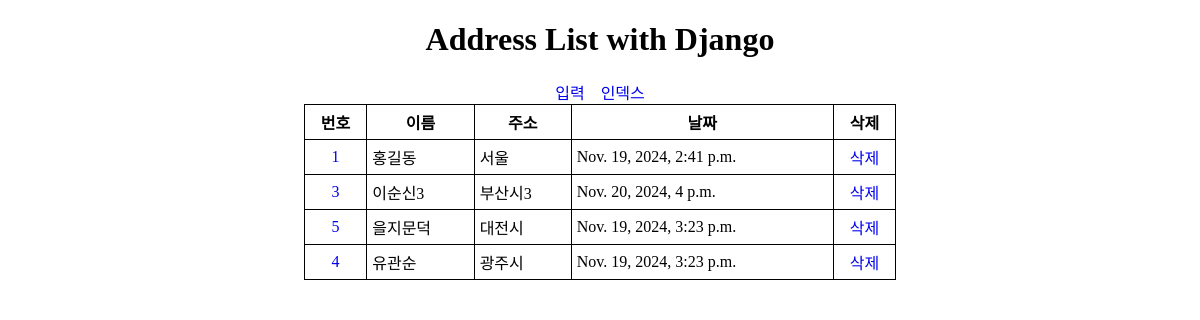
/list/, run on an earlier commit of the app's database.
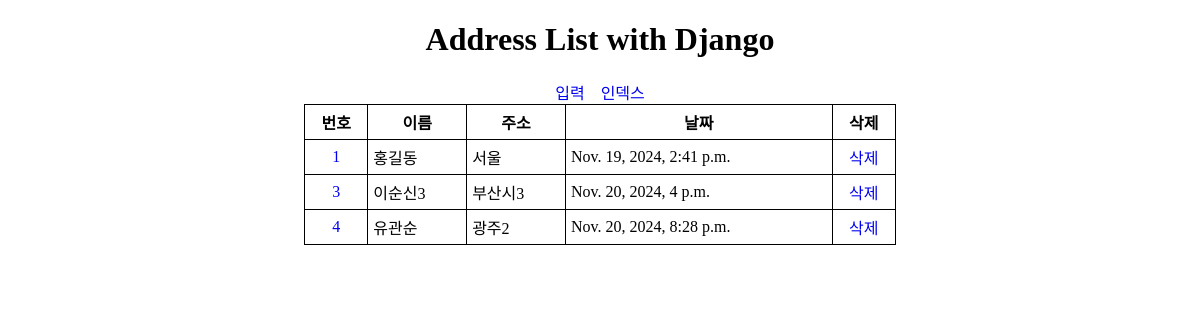
And on a later commit of the database.
### hyunapp/models.py (models this page shows)
class Address(models.Model):
    name = models.CharField(max_length=200)
    addr = models.TextField()
    rdate = models.DateTimeField()

### hyunapp/views.py (the view)
# urls.py: path('list/',views.list, name='list' ),
def list(request):
    template = loader.get_template('list.html')
    addresses = Address.objects.all().order_by('-name','addr','-id').values() #여러 조건으로 정렬
    context = {
        'addresses': addresses,
    }
    return HttpResponse(template.render(context,request))

### hyunapp/templates/list.html (shortened to what this page needs)
<!DOCTYPE html>
<html>
	<head>
	</head>
	<body style="text-align:center">
		<center>
			<h1>
				Address List with Django
			</h1>
			<a href='../write'>입력</a>&nbsp;&nbsp;&nbsp;
            <a href='../'>인덱스</a><br/>
			<table border='1' cellpadding='7' cellspacing='2' width='50%'>
			<tr>
			<th>번호</th>
			<th>이름</th>
			<th>주소</th>
			<th>날짜</th>
			<th>삭제</th>
			</tr>
            {% for address in addresses %}
			<tr>
			<td align='center'><a href='../update/{{address.id}}'>{{address.id}}</a></td>
			<td>{{address.name}}</td>
			<td>{{address.addr}}</td>
			<td>{{address.rdate}}</td>
			<td align='center'><a href='../delete/{{address.id}}'>삭제</a></td>
			</tr>
            {% endfor %}
			</table>
		</center>
	</body>
</html>

What changed in the data, as far as the page shows it:
removed Address: id "5", name "을지문덕", addr "대전시", rdate "Nov. 19, 2024, 3:23 p.m."
changed Address "유관순": addr "광주시" → "광주2"; rdate "Nov. 19, 2024, 3:23 p.m." → "Nov. 20, 2024, 8:28 p.m."
